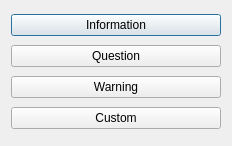
<?xml version="1.0" encoding="UTF-8"?>
<ui version="4.0">
 <class>Dialog</class>
 <widget class="QDialog" name="Dialog">
  <property name="geometry">
   <rect>
    <x>0</x>
    <y>0</y>
    <width>232</width>
    <height>146</height>
   </rect>
  </property>
  <property name="windowTitle">
   <string>Dialog</string>
  </property>
  <layout class="QVBoxLayout" name="verticalLayout">
   <item>
    <widget class="QPushButton" name="pushButton">
     <property name="text">
      <string>Information</string>
     </property>
    </widget>
   </item>
   <item>
    <widget class="QPushButton" name="pushButton_2">
     <property name="text">
      <string>Question</string>
     </property>
    </widget>
   </item>
   <item>
    <widget class="QPushButton" name="pushButton_3">
     <property name="text">
      <string>Warning</string>
     </property>
    </widget>
   </item>
   <item>
    <widget class="QPushButton" name="pushButton_4">
     <property name="text">
      <string>Custom</string>
     </property>
    </widget>
   </item>
  </layout>
 </widget>
 <layoutdefault spacing="6" margin="11"/>
 <resources/>
 <connections/>
</ui>
